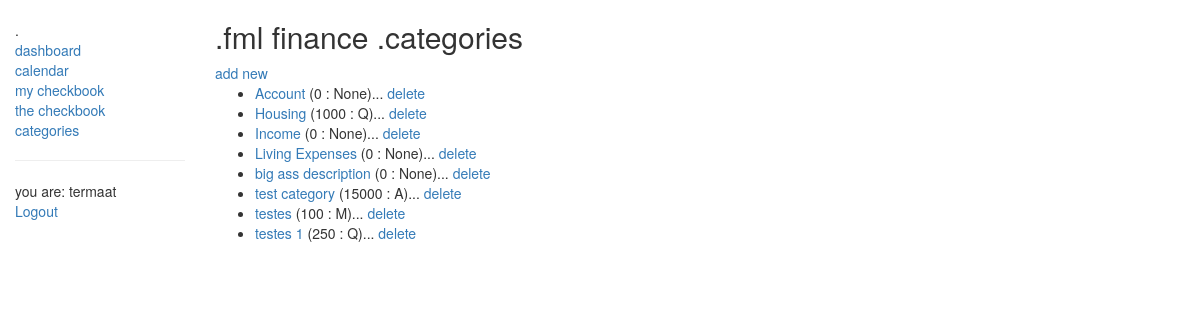
/checkbook/categories/ (signed in), run on the app's committed database.
### checkbook/models.py (models this page shows, shortened)
class Category(models.Model):
    name = models.CharField(max_length=100, help_text='Enter a category name')
    frequency = models.CharField(max_length=10, null=True, blank=True, help_text='Enter M(monthly) or W(weekly)')
    budget = models.IntegerField(default=0, help_text='Enter budgeted amount by frequency' )
    class Meta:
        ordering = ["name"]
    def get_absolute_url(self):
        return reverse('category-detail', kwargs={'pk': self.pk})

### checkbook/views.py (the view)
# urls.py: path('categories/', views.CategoryListView.as_view(), name='category-list'),
class CategoryListView(generic.ListView):
    model = Category
    paginate_by = 10

### checkbook/templates/checkbook/category_list.html
{% extends "base_generic.html" %}
{% block content %}
    <h2>.fml finance .categories</h2>
    <a href="{% url 'category-add' %}">add new</a>
    {% if category_list %}
    <ul>
      {% for category in category_list %}
      <li>
        <a href="{{ category.get_absolute_url }}">{{ category.name }}</a> ({{ category.budget }} : {{category.frequency}})...
          <a href="{% url 'category-delete' category.id %}">delete</a>
      </li>
      {% endfor %}
    </ul>
    {% else %}
      <p>There are no catgories, get your shit together.</p>
    {% endif %}
{% endblock %}

### checkbook/templates/base_generic.html (shortened to what this page needs)
<!DOCTYPE html>
<html lang="en">
<head>
  <link rel="stylesheet" href="https://maxcdn.bootstrapcdn.com/bootstrap/3.3.7/css/bootstrap.min.css">
  <link rel="stylesheet" href="//code.jquery.com/ui/1.12.1/themes/base/jquery-ui.css">
  {% load static %}
  <link rel="stylesheet" href="{% static 'css/styles.css' %}">
</head>
<body>
  <div class="container-fluid">
    <div class="row">
      <div class="col-sm-2">
      {% block sidebar %}
      <ul class="sidebar-nav" style="list-style: none;">
          <li>.</li>
          <li><a href="{% url 'index' %}">dashboard</a></li>
          <li><a href="">calendar</a></li>
          <li><a href="{% url 'check-list' %}">my checkbook</a></li>
          <li><a href="{% url 'checkbook' %}">the checkbook</a></li>
          <li><a href="{% url 'category-list' %}">categories</a></li>
          <hr></hr>
          {% if user.is_authenticated %}
            <li>you are: {{ user.get_username }}</li>
            <li><a href="{% url 'logout'%}?next={{request.path}}">Logout</a></li>
          {% else %}
            <li><a href="{% url 'login'%}?next={{request.path}}">Login</a></li>
          {% endif %}
      </ul>
     {% endblock %}
      </div>
      <div class="col-sm-10 ">
      {% block content %}{% endblock %}
      </div>
    </div>
  </div>
</body>
</html>

### checkbook/static/css/styles.css (style rules this page uses)
.sidebar-nav { margin-top: 20px; padding: 0; list-style-type: none; }

### data on the page
Category: name "Account", budget "0", frequency "None"
Category: name "Housing", budget "1000", frequency "Q"
Category: name "Income", budget "0", frequency "None"
Category: name "Living Expenses", budget "0", frequency "None"
Category: name "big ass description", budget "0", frequency "None"
Category: name "test category", budget "15000", frequency "A"
Category: name "testes", budget "100", frequency "M"
Category: name "testes 1", budget "250", frequency "Q"

### other printed values
{{ user.get_username }} "termaat"
